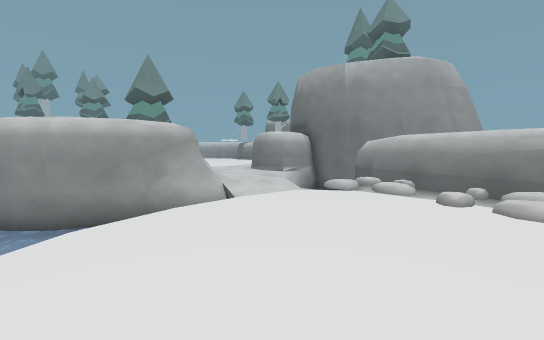
View 1 (above)

24 first-person views from a walk through a level from a Godot 3-D game. The camera is 1.4 m above the floor, tilts 4° down and sees 90° across. The floor is counted in squares, 1 m on a side. Each view is taken from the middle of a square. On the plan, view 1 faces up. The plan holds only what a view shows up to about 13 squares ahead; the rest is blank. The place goes on beyond the plan. Surface patterns are stand-ins for the level's own textures.

View 2
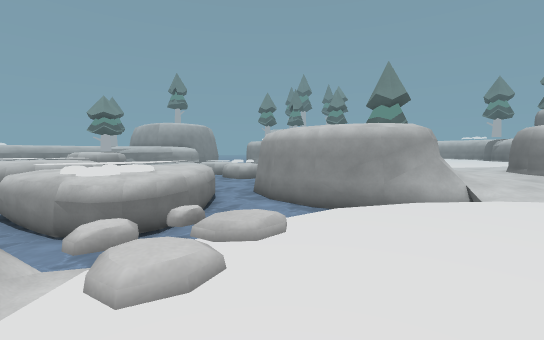

View 3
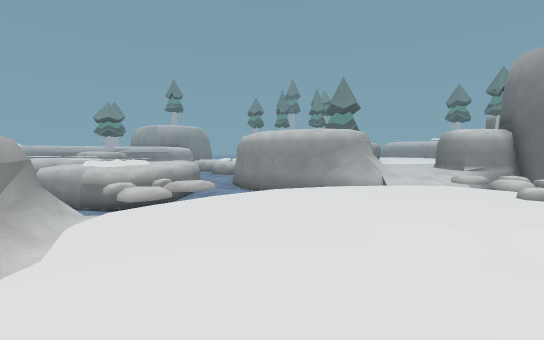

View 4
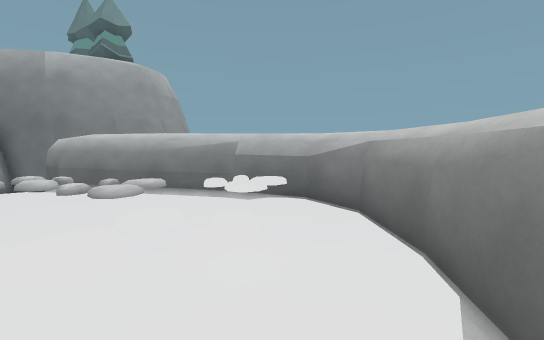

View 5
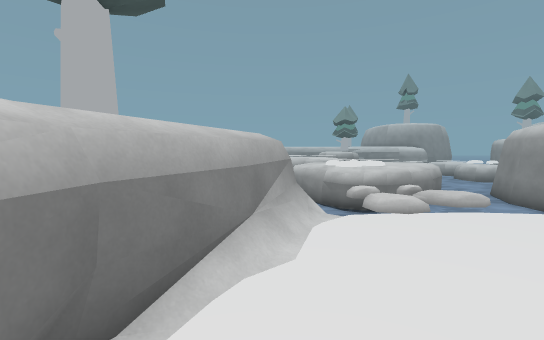

View 6
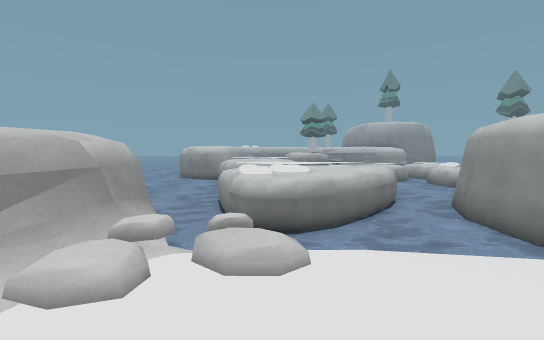

View 7
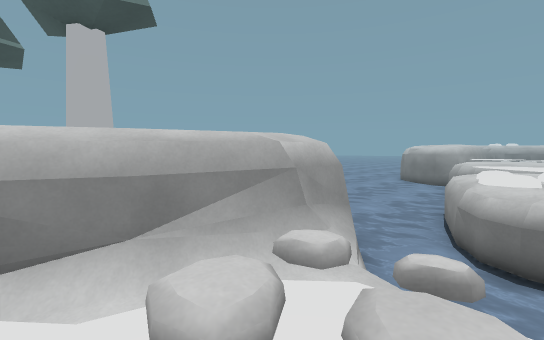

View 8
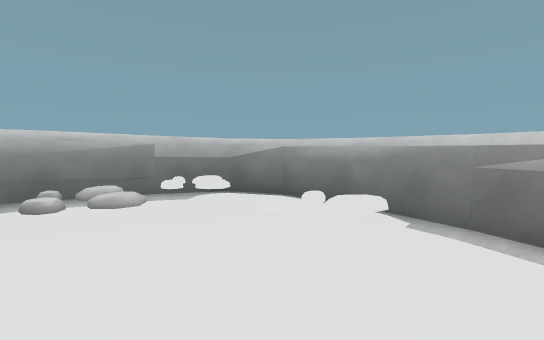

View 9
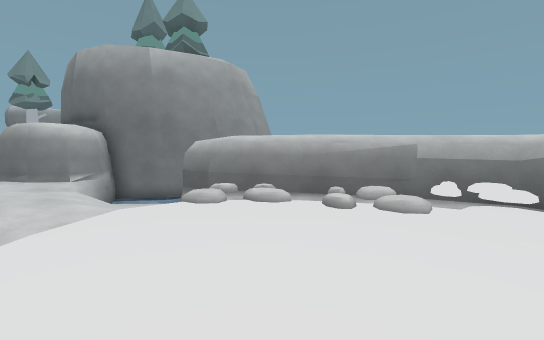

View 10
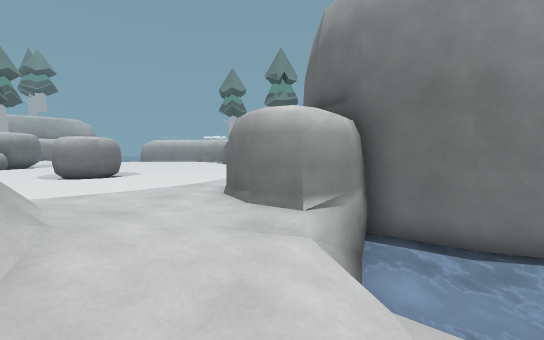

View 11
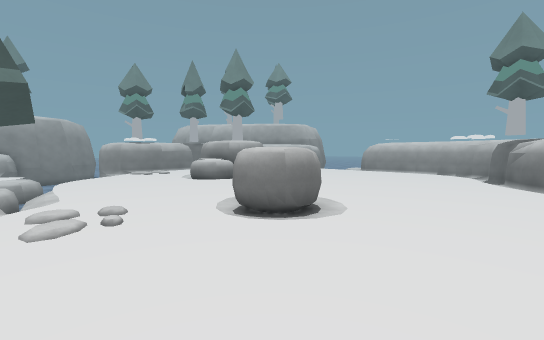

View 12
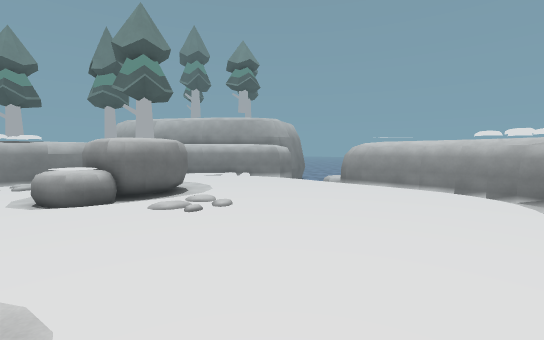

View 13
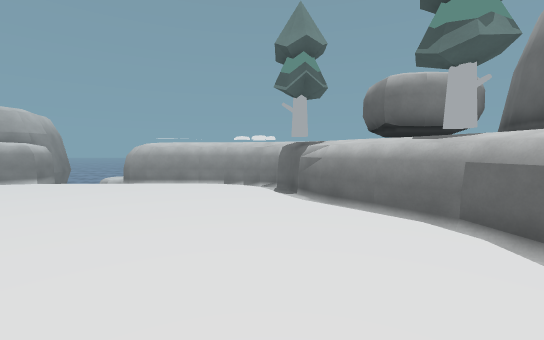

View 14
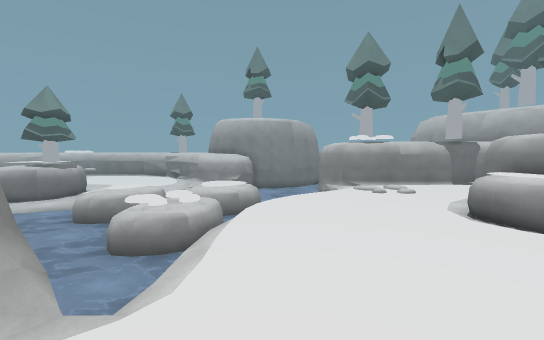

View 15
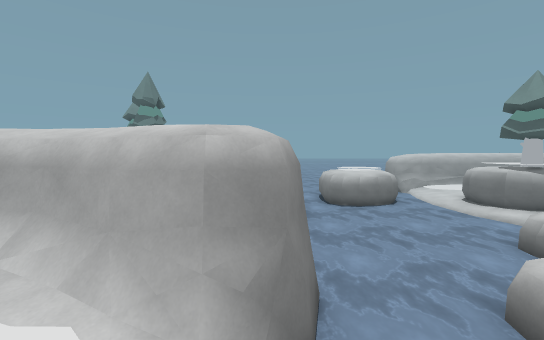

View 16
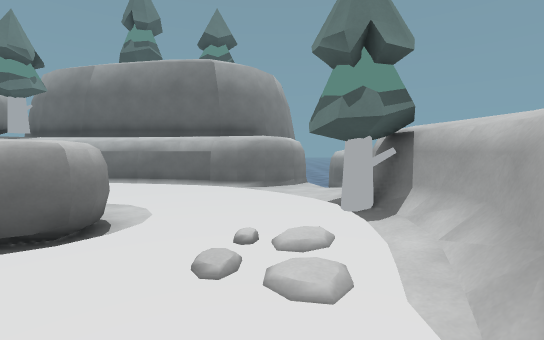

View 17
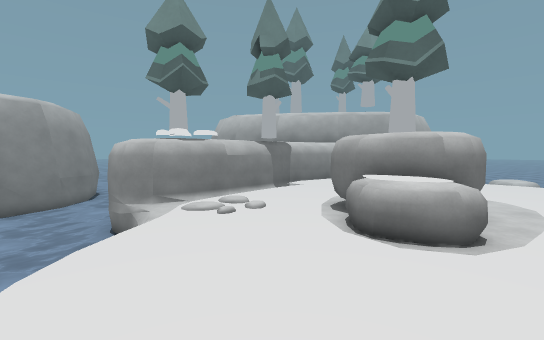

View 18
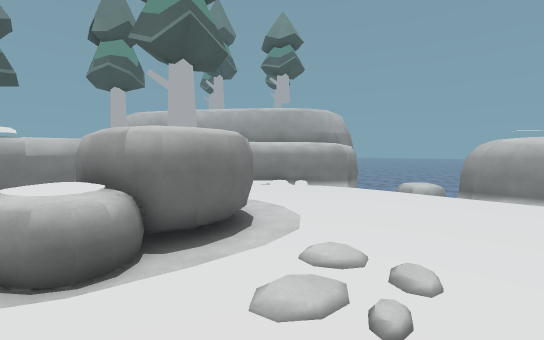

View 19
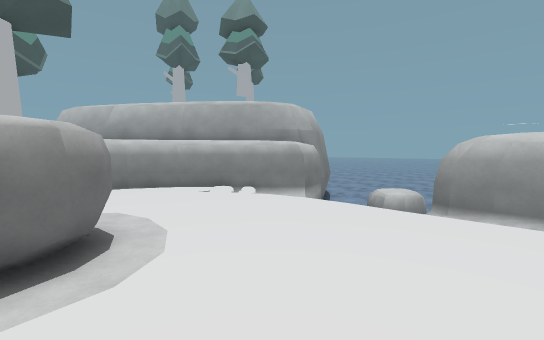

View 20
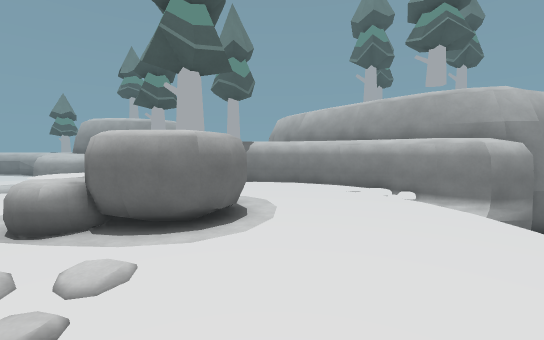

View 21
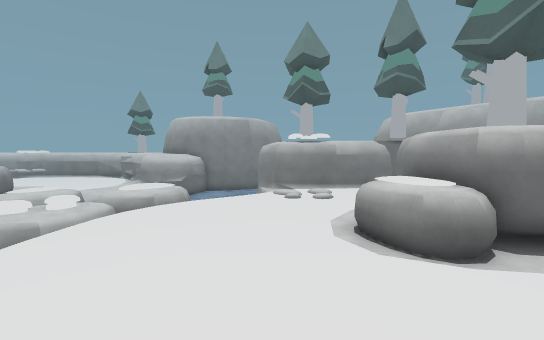

View 22
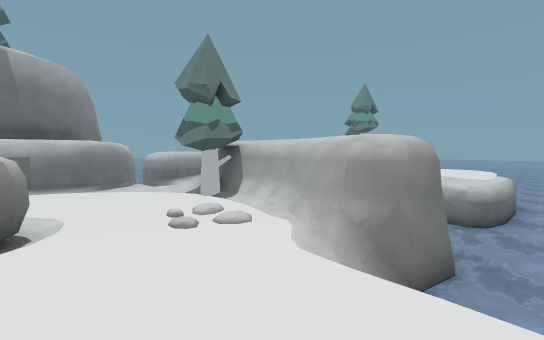

View 23
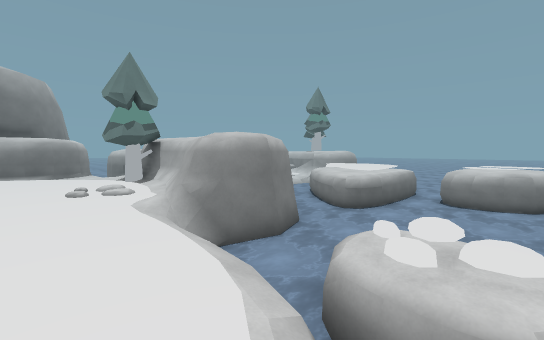

View 24
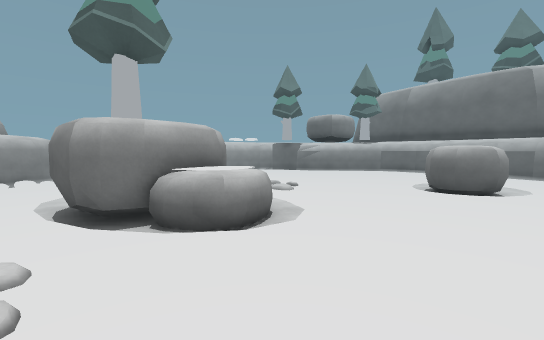

### Floor plan
Key: @ floor where view 1 was taken; # wall or solid block; x gap in a wall; . main floor; : floor 0.25 m higher than the main floor; - floor 0.25 m lower than the main floor; _ floor 0.5 m lower than the main floor; < floor 0.75 m lower than the main floor; / step, stairs or slope; = window, fence, low wall or low ledge; ≈ water the walk keeps out of; ^ raised ledge; v drop or lower ground; T pine tree.
Columns run from 22 left of view 1 to 9 right of it. Each row starts with its distance up from view 1.
 33       # ≈≈≈
 32       #≈
 31       #x   x##
 30      ##/ _-.#######
 29     ##//........./##
 28    ##//.........../#
 27   ^#::............/##
 26  ^^#:............../#
 25   ^::.////..........##
 24   ^:.. ##./..........##
 23   #/..#..#///.........#
 22   ^/..#. #///.........#
 21   ^/..###^/........../#
 20   #//..^^^/........../#
 19   #/....//.....=#..../#
 18  ##//.........=##/.../#
 17 ≈≈≈ /........./=^/...##
 16 ≈≈≈  /.........//.../##
 15 ≈≈≈≈  /............./##  ≈
 14  ..≈≈ ≈//////....../.#####≈
 13  ...≈..≈≈≈≈==...TT....##≈≈##≈
 12  ... :..≈≈≈#####TT#/..-v≈≈≈ ≈≈
 11      ≈:≈≈≈≈# ^^#^T^#/.-_≈≈≈
 10   ≈.≈≈≈≈≈≈≈#  ^^^  #=/-_≈##
  9   ...≈≈≈≈≈≈#       #=/-__##
  8    ..≈≈≈≈≈≈≈#^^^^ ##≈/////##
  7    ≈≈≈≈≈≈≈≈≈≈######≈//--=//##
  6  _<≈≈≈≈≈≈≈≈=≈≈≈≈≈≈  /_--==-/#
  5 ^^=≈≈≈≈≈≈≈=#==≈≈≈≈ /_____==_##
  4 TT^≈≈≈≈≈≈≈#^^#=≈≈≈ /______^==#^
  3  ^^≈≈≈≈≈≈≈#^^^##≈≈≈______=_/=#^^
  2    ≈≈####≈=^^^^^≈≈<_________==^^
  1      #  #≈#^^^≈^≈≈<==___==___#^
  0      #  #≈ ^####≈≈<=^_@_=^=__^^
 -1      #^^#≈≈^#≈≈≈≈≈===____=__^^
 -2        ^≈≈≈≈≈≈≈≈#^^^x_____#^^
 -3        ≈≈≈≈≈≈≈≈    ^^^^# ^#^
 -4         ≈≈≈≈≈       #^#
 -5          ≈≈        TT

Where each view was taken, in squares from view 1:
view 1: 0 up, 0 right, facing up
view 2: 1 down, 0 right, facing up-left
view 3: 2 down, 3 right, facing up-left
view 4: 2 down, 2 right, facing up-right
view 5: 2 down, 2 right, facing left
view 6: 1 up, 0 right, facing left
view 7: 1 up, 1 left, facing down-left
view 8: 1 up, 1 left, facing right
view 9: 2 up, 1 left, facing up-right
view 10: 8 up, 0 right, facing up
view 11: 13 up, 2 left, facing up-left
view 12: 19 up, 4 left, facing up-left
view 13: 18 up, 4 left, facing up
view 14: 15 up, 8 left, facing left
view 15: 15 up, 11 left, facing down
view 16: 14 up, 11 left, facing right
view 17: 15 up, 12 left, facing up-left
view 18: 20 up, 9 left, facing up-left
view 19: 23 up, 9 left, facing up-left
view 20: 25 up, 8 left, facing left
view 21: 18 up, 9 left, facing left
view 22: 17 up, 13 left, facing down-right
view 23: 16 up, 17 left, facing down-right
view 24: 16 up, 17 left, facing up-right
